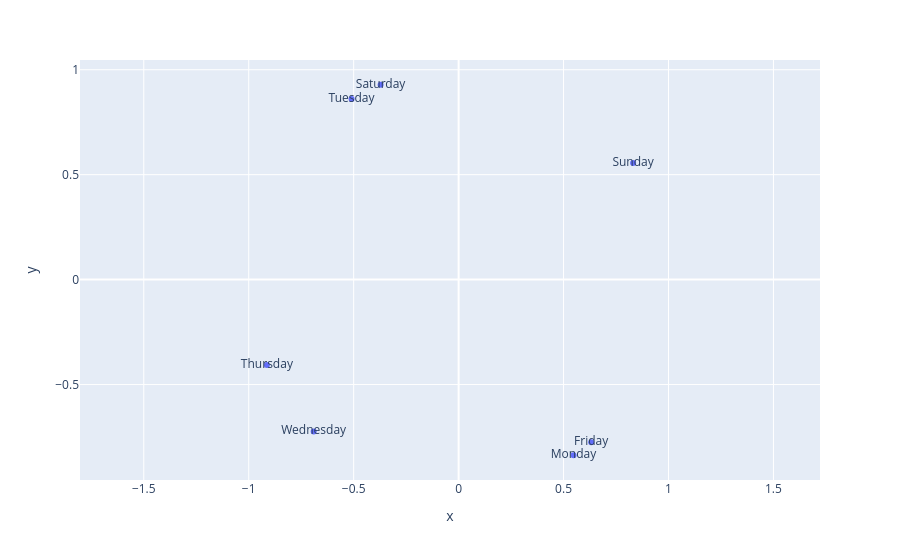

The cell this chart's notebook holds for it:
### Code cell
# make 2-component pca from embeddings and draw a scatterplot
model = models_days["gemma270m"]
pca_embs, var_ratio = pca(model.embs, low_dim=2)
pca_embs /= pca_embs.norm(dim=1, keepdim=True)
fig = plotly.express.scatter(x=pca_embs[:, 0].cpu(), y=pca_embs[:, 1].cpu(), text=model.arange).update_yaxes(scaleanchor="x")
fig

### Figure 1 — Plotly figure (JSON) as saved in the notebook; plotly's stock layout.template omitted (floating-point values rounded to 4 significant figures)
{"data": [{"hovertemplate": "x=%{x}<br>y=%{y}<br>text=%{text}<extra></extra>", "legendgroup": "", "marker": {"color": "#636efa", "symbol": "circle"}, "mode": "markers+text", "name": "", "orientation": "v", "showlegend": false, "text": ["Monday", "Tuesday", "Wednesday", "Thursday", "Friday", "Saturday", "Sunday"], "type": "scatter", "x": [0.5475, -0.51, -0.6905, -0.9134, 0.6317, -0.3717, 0.8313], "xaxis": "x", "y": [-0.8368, 0.8602, -0.7234, -0.4071, -0.7753, 0.9284, 0.5558], "yaxis": "y"}], "layout": {"legend": {"tracegroupgap": 0}, "margin": {"t": 60}, "xaxis": {"anchor": "y", "domain": [0, 1], "title": {"text": "x"}}, "yaxis": {"anchor": "x", "domain": [0, 1], "scaleanchor": "x", "title": {"text": "y"}}}}
